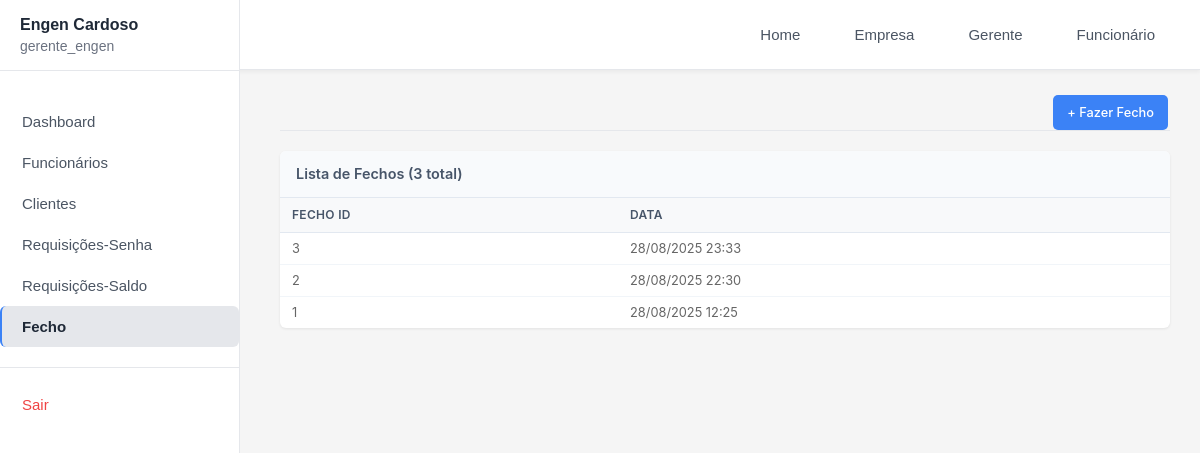
The page /gerente/fecho/ (signed in) on the database its author committed.
### empresas/models.py (models this page shows, shortened)
class Empresa(models.Model):
   nome = models.CharField(max_length=200)
   status = models.BooleanField(default=True)
   gerente = models.OneToOneField(User, on_delete=models.CASCADE, related_name='empresa_gerenciada')

### gerente/models.py (models this page shows, shortened)
class Fecho(models.Model):
    empresa = models.ForeignKey(Empresa, on_delete=models.CASCADE, related_name='fechos', null=True, blank=True)
    data = models.DateTimeField(default=timezone.now)
    class Meta:
        verbose_name = "Fecho"
        verbose_name_plural = "Fechos"
        ordering = ['-data']

### gerente/views.py (the view)
# urls.py: path('fecho/', views.fecho, name='fecho'),
@login_required(login_url='/gerente/login')
@user_passes_test(is_gerente, login_url='/login')
def fecho(request):
    empresa = get_empresa_usuario(request.user)
    if not empresa:
        messages.error(request, 'Empresa não encontrada.')
        return redirect('login')
    fechos = Fecho.objects.filter(empresa=empresa).order_by('-data')
    context = {
        'fechos': fechos,
    }
    return render(request, 'gerente/fecho.html', context)

### gerente/context_processors.py (called while the page is built)
def empresa_context(request):
    if request.user.is_authenticated:
        try:
            if hasattr(request.user, 'empresa_gerenciada'):
                return {'empresa_atual': request.user.empresa_gerenciada}
            elif hasattr(request.user, 'funcionario'):
                return {'empresa_atual': request.user.funcionario.empresa}
        except:
            pass
    return {'empresa_atual': None}

### gerente/views.py (called while the page is built)
def is_gerente(user):
  return user.groups.filter(name='Gerente').exists()

def get_empresa_usuario(user):
   try:
       if hasattr(user, 'empresa_gerenciada'):
           return user.empresa_gerenciada
       elif hasattr(user, 'funcionario'):
           return user.funcionario.empresa
   except:
       pass
   return None

### templates/gerente/fecho.html (shortened to what this page needs)
{% extends 'gerente/base.html' %}
{% block content %}
<div class="fechos-content">
    <div class="content-header">
        <a href="{% url 'fazer_fecho' %}" class="btn-primary">
            + Fazer Fecho
        </a>
    </div>
    <div class="table-container">
        <div class="table-header">
            <h3>Lista de Fechos ({{ fechos.count }} total)</h3>
        </div>
        <div class="table-wrapper">
            {% if fechos %}
            <table>
                <thead>
                    <tr>
                        <th>Fecho ID</th>
                        <th>Data</th>
                    </tr>
                </thead>
                <tbody>
                    {% for fecho in fechos %}
                    <tr>
                        <td>{{ fecho.id }}</td>
                        <td>{{ fecho.data|date:"d/m/Y H:i" }}</td>
                    </tr>
                    {% endfor %}
                </tbody>
            </table>
            {% endif %}
        </div>
    </div>
</div>
{% endblock %}

### templates/gerente/sidebar.html (shortened to what this page needs)
<div class="sidebar">
    <div class="user-section">
        <div class="empresa-name">{{ empresa_atual.nome|default:"Sistema" }}</div>
        <div class="user-info">{{ request.user.get_full_name|default:request.user.username }}</div>
    </div>
    <nav class="sidebar-nav">
        <ul class="nav-list">
            <li class="nav-item">
                <a href="{% url 'dashboard' %}"
                    class="nav-link {% if request.resolver_match.url_name == 'dashboard' %}active{% endif %}">
                    Dashboard
                </a>
            </li>
            <li class="nav-item">
                <a href="{% url 'funcionarios' %}"
                    class="nav-link {% if request.resolver_match.url_name == 'funcionarios' %}active{% endif %}">
                    Funcionários
                </a>
            </li>
            <li class="nav-item">
                <a href="{% url 'clientes' %}"
                    class="nav-link {% if request.resolver_match.url_name == 'clientes' %}active{% endif %}">
                    Clientes
                </a>
            </li>
            <li class="nav-item">
                <a href="{% url 'requisicoes' %}"
                    class="nav-link {% if request.resolver_match.url_name == 'requisicoes' %}active{% endif %}">
                    Requisições-Senha
                </a>
            </li>
            <li class="nav-item">
                <a href="{% url 'requisicoes_saldo' %}"
                    class="nav-link {% if request.resolver_match.url_name == 'requisicoes_saldo' %}active{% endif %}">
                    Requisições-Saldo
                </a>
            </li>
            <li class="nav-item">
                <a href="{% url 'fecho' %}"
                    class="nav-link {% if request.resolver_match.url_name == 'fecho' %}active{% endif %}">
                    Fecho
                </a>
            </li>
            <li class="nav-item nav-divider">
                <a href="{% url 'logout' %}" class="nav-link nav-logout">
                    Sair
                </a>
            </li>
        </ul>
    </nav>
</div>

### templates/gerente/navbar.html (style rules this page uses)
.nav-link { color: #4b5563; text-decoration: none; padding: 8px 16px; border-radius: 6px; transition: all 0.2s ease; font-size: 0.95rem; font-weight: 500; }

### templates/gerente/sidebar.html (style rules this page uses)
.sidebar { width: 240px; background-color: #ffffff; min-height: 100vh; position: fixed; top: 0; left: 0; overflow-y: auto; border-right: 1px solid #e5e7eb; display: flex; flex-direction: column; z-index: 2000; }
.user-section { padding: 16px 20px; background-color: #ffffff; border-bottom: 1px solid #e5e7eb; text-align: left; }
.empresa-name { color: #1f2937; font-size: 16px; font-weight: 600; letter-spacing: 0; margin-bottom: 4px; text-transform: capitalize; }
.user-info { color: #6b7280; font-size: 14px; font-weight: 400; opacity: 1; }
.sidebar-nav { flex-grow: 1; padding-top: 30px; }
.nav-list { list-style: none; padding: 0; margin: 0; }
.nav-item { margin: 0; }
.nav-divider { margin-top: auto; padding-top: 16px; border-top: 1px solid #e5e7eb; margin-top: 20px; }
.nav-link { display: flex; align-items: center; padding: 12px 20px; color: #4b5563; text-decoration: none; font-size: 15px; font-weight: 500; transition: background-color 0.2s, color 0.2s; border-left: 2px solid transparent; }
.nav-link.active { background-color: #e5e7eb; color: #1f2937; border-left-color: #3b82f6; font-weight: 600; }
.nav-link.active::before { content: none; }
.nav-logout { color: #ef4444; }

### rows shown on the page
Empresa: nome "Engen Cardoso"
Fecho: id "3", data "28/08/2025 23:33"
Fecho: id "2", data "28/08/2025 22:30"
Fecho: id "1", data "28/08/2025 12:25"

### other values the page prints
{{ request.user.get_full_name|default:request.user.username }} "gerente_engen"
{{ fechos.count }} "3"
